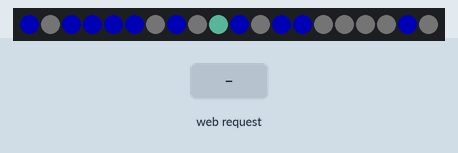
The sketch below on a simulated ESP8266 (Wemos D1 mini). Shown: 20 RGB LEDs in strip order, left to right. Inputs (shaded band) come from the test bench. Dim RGB values are drawn brighter than linear; WiFi joins after 1.5 s; servers stay silent unless stated; random numbers use the default seed unless the sketch sets one; no MQTT or app messages arrive unless stated; what the sketch prints to the serial monitor is not drawn.

Above: at 3.7 s.
3.8 s: HTTP request GET /off received
At 5.0 s:
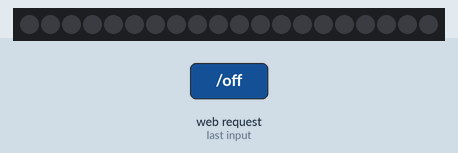
5.3 s: HTTP request GET /on received
At 6.3 s:
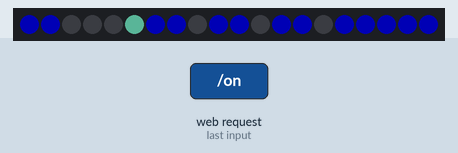
6.9 s: HTTP request GET /rainbow received
At 9.7 s:
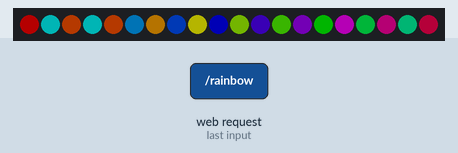
9.9 s: HTTP request GET /sparkle received
At 10.5 s:
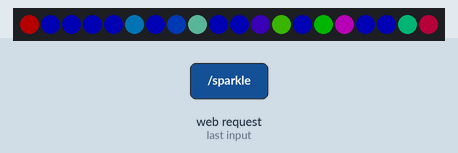

Measured:
- after the input at 5.3 s, the LEDs: first change at once (image 2 shows a later state)

The sketch:

xmas-baubles.ino
```cpp
/*
 * This is the code to control Xmas Bauble lights for Home Assistant from http://www.instructables.com/id/Illuminated-Christmas-Tree-Ornament-WiFi-Controlle/
 *
 * You can upload the code using the Arduino IDE.
 * Additional code from https://github.com/corbanmailloux/esp-mqtt-rgb-led
 *
 * See https://github.com/lolouk44/xmas-baubles for more info
 *
 */

#include <ESP8266WiFi.h>
#include <WiFiClient.h>
#include <ESP8266WebServer.h>
#include <ESP8266mDNS.h>
#include <Adafruit_NeoPixel.h>
#include <user_interface.h>
#include <ArduinoJson.h>
#include <PubSubClient.h>

#define NUM_PIXELS 20
Adafruit_NeoPixel pixels(NUM_PIXELS, D2, NEO_GRB | NEO_KHZ800);

// Set configuration options for pins, WiFi, and MQTT in the following file:
#include "config.h"

MDNSResponder mdns;

os_timer_t osTimer;

// network credentials
const char* ssid     = CONFIG_WIFI_SSID;
const char* password = CONFIG_WIFI_PASS;

//18 colours
int R[18] = {255,0,255,0,255,0,255,0,160,80,80,160,0,255,0,255,0,255};
int G[18] = {0,255,80,160,160,80,255,0,255,0,255,0,255,0,255,0,255,0};
int B[18] = {0,255,0,255,0,255,0,255,0,255,0,255,0,255,80,160,160,80};

int countColors = 0;
int numColors = 18;
int FlashMode = 1;
String FlashModeText = "Sparkle";

// Buttons text colors and initial values
String buttonColor [2] = {"white", "black"};
IPAddress WemosIP;
boolean ColorState [18] = {1,1,1,1,1,1,1,1,1,1,1,1,1,1,1,1,1,1}; // initial colors
boolean buttonSparkle  = 1;
boolean buttonBrighter = 1;
boolean buttonFaster   = 1;
boolean buttonDarker   = 1;
boolean buttonSlower   = 1;
boolean buttonReset    = 1;

int brightValue = 4;
int brightMax   = 16; // brightness (1..16)

int waitTimes [16]= {25, 50, 100, 150, 200, 250, 500, 750, 1000, 1500, 2000, 2500, 3000, 5000, 10000, 30000}; // millis()
int waitTime     = 1; // default values
int lastColor    = 0;
int foundColor   = 0;
int currentColor = 0;
int beginSparkle = 0;
int SparklePos = 0;
int SparkleLastPos = 0;
int currentLed   = 0;


//MQTT Config
const char* mqtt_server = CONFIG_MQTT_HOST;
const char* mqtt_username = CONFIG_MQTT_USER;
const char* mqtt_password = CONFIG_MQTT_PASS;
const char* client_id = CONFIG_MQTT_CLIENT_ID;

const char* light_state_topic = CONFIG_MQTT_TOPIC_STATE;
const char* light_set_topic = CONFIG_MQTT_TOPIC_SET;

const char* on_cmd = CONFIG_MQTT_PAYLOAD_ON;
const char* off_cmd = CONFIG_MQTT_PAYLOAD_OFF;

const int BUFFER_SIZE = JSON_OBJECT_SIZE(15);
bool stateOn = true;

WiFiClient espClient;
PubSubClient client(espClient);


ESP8266WebServer server(80);

String webPage = "";

void setColor(int Rs, int Gs, int Bs)
{
   for (int i = 0; i < NUM_PIXELS; i++)
   {
      pixels.setPixelColor (i, (Rs * brightValue)/brightMax, (Gs * brightValue)/brightMax, (Bs * brightValue)/brightMax);
   }
   pixels.show();
}

int nextColor (int lastColor)
{
  foundColor = numColors; // nothing found return value
  countColors = 0;        // count number of searches inside the loop

  do
  {
    currentColor += 1;
    countColors  += 1;
    if (currentColor>numColors)   {currentColor=0;}
    if (ColorState[currentColor]) {foundColor=currentColor;}
  }
  while (currentColor != lastColor && foundColor == numColors && countColors < numColors+1);
  return (foundColor);
  }

// interrupt os-timer
void timerCallback(void *pArg)
{
  if (stateOn)
  {
    switch (FlashMode)
    {
      case 1:
        //Sparkle
        FlashModeText = "Sparkle";
        SparkleLastPos = SparklePos;
        SparklePos = random(0,20);                            // Startposition for first color
        pixels.setPixelColor (SparkleLastPos, (0 * brightValue)/brightMax, (0 * brightValue)/brightMax, (255 * brightValue)/brightMax);
        pixels.setPixelColor (SparklePos, (127 * brightValue)/brightMax, (255 * brightValue)/brightMax, (212 * brightValue)/brightMax);

        pixels.show();
        break;

      case 2:
        //Rainbow
        FlashModeText = "Rainbow";
        beginSparkle += 1;                            // Startposition for first color
        if (beginSparkle>numColors-1) {beginSparkle=0;}

        currentColor = 0;                             // Begin with first color in array
        for (int x = 0; x < NUM_PIXELS; x++)
        {
          currentColor = nextColor (lastColor);
          lastColor = currentColor;
          currentLed = beginSparkle + x;
          if (currentLed >= NUM_PIXELS)
          {
            currentLed = currentLed - NUM_PIXELS;
          }
          pixels.setPixelColor (currentLed, (R[currentColor] * brightValue)/brightMax, (G[currentColor] * brightValue)/brightMax, (B[currentColor] * brightValue)/brightMax);
        }
        pixels.show();
        break;

      case 3:
        //Uniglow
        FlashModeText = "Uniglow";
        SparklePos = random(0,18);
        for (int i = 0; i < NUM_PIXELS; i++)
        {
          pixels.setPixelColor (i, (R[SparklePos] * brightValue)/brightMax, (G[SparklePos] * brightValue)/brightMax, (B[SparklePos] * brightValue)/brightMax);
        }
        pixels.show();
        break;

    }
  }
  else
  {
    for (int x = 0; x < NUM_PIXELS; x++)
    {
      pixels.setPixelColor (x, (0,0,0));
    }
    pixels.show();
  }
}

void setup(void){

  // neopixel
  pixels.begin();
  pixels.show();
  setColor(4,4,4); // wait for IP

  // preparing GPIOs
  delay(1000);
  WiFi.mode(WIFI_STA);
  Serial.begin(115200);
  WiFi.begin(ssid, password);
  Serial.println("");

  // Wait for connection
  while (WiFi.status() != WL_CONNECTED) {
    delay(500);
    Serial.print(".");
  }
  Serial.println("");
  Serial.print("Connected to ");
  Serial.println(ssid);
  Serial.print("IP address: ");
  Serial.println(WiFi.localIP());
  WemosIP = WiFi.localIP();
  client.setServer(mqtt_server, 16306);
  client.setCallback(callback);


  // timer
  os_timer_setfn (&osTimer, timerCallback, NULL);
  os_timer_arm   (&osTimer, waitTimes[waitTime], true);

  server.on ("/", [](){showPage(); });
  server.on ("/socketBri", [](){brightValue += 1;
                 buttonDarker = 1;
                 if (brightValue>=16){brightValue=16; buttonBrighter=0;}
                 showPage();  });

  server.on ("/socketFas", [](){waitTime -= 1;
                 buttonSlower = 1;
                 if (waitTime<=0){waitTime=0; buttonFaster=0;}
                 os_timer_arm (&osTimer, waitTimes[waitTime], true);
                 showPage(); });

  server.on ("/socketDar", [](){brightValue -= 1;
                 buttonBrighter = 1;
                 if (brightValue<=1){brightValue=1; buttonDarker = 0;}
                 showPage(); });

  server.on ("/socketSlo", [](){waitTime += 1;
                 buttonFaster=1;
                 if (waitTime>=15){waitTime=15; buttonSlower=0;}
                 os_timer_arm (&osTimer, waitTimes[waitTime], true);
                 showPage(); });

  server.on ("/socketRes", [](){brightValue = 4;
                 waitTime = 0;
                 os_timer_arm(&osTimer, waitTimes[waitTime], true);

                 buttonSparkle  = 1;
                 buttonBrighter = 1;
                 buttonFaster   = 1;
                 buttonDarker   = 1;
                 buttonSlower   = 1;

                 showPage (); });

  server.on ("/off", [](){
                stateOn = false;
                 showPage (); });

  server.on ("/on", [](){
                stateOn = true;
                 showPage (); });

  server.on ("/sparkle", []()
  {
    stateOn = true;
    FlashMode = 1;
    waitTime = 1;
    os_timer_arm(&osTimer, waitTimes[waitTime], true);
    sendState();
    showPage ();
  }
  );

  server.on ("/rainbow", []()
  {
    stateOn = true;
    FlashMode = 2;
    waitTime = 7;
    os_timer_arm(&osTimer, waitTimes[waitTime], true);
    sendState();
    showPage ();
  }
  );

  server.on ("/uniglow", []()
  {
    stateOn = true;
    FlashMode = 3;
    waitTime = 7;
    os_timer_arm(&osTimer, waitTimes[waitTime], true);
    sendState();
    showPage ();
  }
  );

  server.begin();
  Serial.println("HTTP server started");
  if (!client.connected()) {
    reconnect();
  }
  sendState();
  }

void callback(char* topic, byte* payload, unsigned int length) {
  Serial.print("Message arrived [");
  Serial.print(topic);
  Serial.print("] ");

  char message[length + 1];
  for (int i = 0; i < length; i++) {
    message[i] = (char)payload[i];
  }
  message[length] = '\0';
  Serial.println(message);

  if (!processJson(message)) {
    return;
  }

  showPage ();
  sendState();
}


bool processJson(char* message) {
  StaticJsonBuffer<BUFFER_SIZE> jsonBuffer;

  JsonObject& root = jsonBuffer.parseObject(message);

  if (!root.success()) {
    Serial.println("parseObject() failed");
    return false;
  }

  if (root.containsKey("state")) {
    if (strcmp(root["state"], on_cmd) == 0) {
      stateOn = true;
    }
    else if (strcmp(root["state"], off_cmd) == 0) {
      stateOn = false;
    }
  }

  if ((root.containsKey("effect") && strcmp(root["effect"], "sparkle") == 0)) {
    stateOn = true;
    FlashMode = 1;
    waitTime = 1;
    os_timer_arm(&osTimer, waitTimes[waitTime], true);
    showPage ();
   }
  else if ((root.containsKey("effect") && strcmp(root["effect"], "rainbow") == 0)) {
    stateOn = true;
    FlashMode = 2;
    waitTime = 7;
    os_timer_arm(&osTimer, waitTimes[waitTime], true);
    showPage ();
   }
  else if ((root.containsKey("effect") && strcmp(root["effect"], "uniglow") == 0)) {
    stateOn = true;
    FlashMode = 3;
    waitTime = 7;
    os_timer_arm(&osTimer, waitTimes[waitTime], true);
    showPage ();
   }

  return true;
}

void sendState() {
  StaticJsonBuffer<BUFFER_SIZE> jsonBuffer;

  JsonObject& root = jsonBuffer.createObject();

  root["state"] = (stateOn) ? on_cmd : off_cmd;

  switch (FlashMode)
  {
    case 1:
      //Sparkle
      root["effect"] = "sparkle";
      break;

    case 2:
      //Rainbow
      root["effect"] = "rainbow";
      break;

    case 3:
      //Uniglow
      root["effect"] = "uniglow";
      break;
  }

  char buffer[root.measureLength() + 1];
  root.printTo(buffer, sizeof(buffer));

  client.publish(light_state_topic, buffer, true);
}

void reconnect() {
  // Loop until we're reconnected
  while (!client.connected()) {
    Serial.print("Attempting MQTT connection...");
    // Attempt to connect
    if (client.connect(client_id, mqtt_username, mqtt_password)) {
      Serial.println("connected");
      client.subscribe(light_set_topic);
    } else {
      Serial.print("failed, rc=");
      Serial.print(client.state());
      Serial.println(" try again in 5 seconds");
      // Wait 5 seconds before retrying
      delay(5000);
    }
  }
}


void showPage()
{
   webPage  = "<h2><center>Wemo Xmas Lights Controller (" + String(WemosIP[0])+"."+String(WemosIP[1])+"."+String(WemosIP[2])+"."+String(WemosIP[3]) + ")</center></h2>";
   webPage += "<p>Flash Mode: " + FlashModeText + "<br>";
   webPage += "<p>Speed: " +  String(waitTimes[waitTime]) + " ms<br>";
   webPage += "<p>Brightness: " +  String(brightValue * 6) + "%<br></p>";
   webPage += "   <a href=\"socketBri\"><button style=\"background:#7F7F7F;font-size:200%;width:33%;padding:3%;color:" + buttonColor [buttonBrighter] + "\">brighter  </button></a>";
   webPage += "   <a href=\"socketFas\"><button style=\"background:#7F7F7F;font-size:200%;width:33%;padding:3%;color:" + buttonColor [buttonFaster]   + "\">faster    </button></a>";
   webPage += "   <a href=\"socketSpa\"><button style=\"background:#7F7F7F;font-size:200%;width:33%;padding:3%;color:" + buttonColor [buttonSparkle]  + "\">sparkle   </button></a>";
   webPage += "   <a href=\"socketDar\"><button style=\"background:#7F7F7F;font-size:200%;width:33%;padding:3%;color:" + buttonColor [buttonDarker]   + "\">darker    </button></a>";
   webPage += "   <a href=\"socketSlo\"><button style=\"background:#7F7F7F;font-size:200%;width:33%;padding:3%;color:" + buttonColor [buttonSlower]   + "\">slower    </button></a>";
   webPage += "   <a href=\"socketRes\"><button style=\"background:#7F7F7F;font-size:200%;width:33%;padding:3%;color:" + buttonColor [buttonReset]    + "\">reset     </button></a></p>";

   server.send(200, "text/html", webPage);
   yield ();
}

void loop(void)
{
  server.handleClient();
  if (!client.connected()) {
    reconnect();
  }
  client.loop();
}
```

config.h
```cpp
/*
 * This is a sample configuration file for the "Xmas Bauble" light from http://www.instructables.com/id/Illuminated-Christmas-Tree-Ornament-WiFi-Controlle/
 *
 * Change the settings below and save the file as "config.h"
 * You can then upload the code using the Arduino IDE.
 * Original code from https://github.com/corbanmailloux/esp-mqtt-rgb-led
 *
 * See https://github.com/lolouk44/xmas-baubles for more info
 *
 */


// WiFi
#define CONFIG_WIFI_SSID "SSID_GOES_HERE"
#define CONFIG_WIFI_PASS "PASSWORD_GOES_HERE"

// MQTT
#define CONFIG_MQTT_HOST "MQTT_SERVER_ADDRESS_GOES_HERE"
#define CONFIG_MQTT_USER "USERNAME_GOES_HERE"
#define CONFIG_MQTT_PASS "PASSWORD_GOES_HERE"

#define CONFIG_MQTT_CLIENT_ID "xmas-bauble-1" // Must be unique on the MQTT network

// MQTT Topics
#define CONFIG_MQTT_TOPIC_STATE "Baubles/Bauble1"
#define CONFIG_MQTT_TOPIC_SET "Baubles/Bauble1/set"

#define CONFIG_MQTT_PAYLOAD_ON "ON"
#define CONFIG_MQTT_PAYLOAD_OFF "OFF"
```
